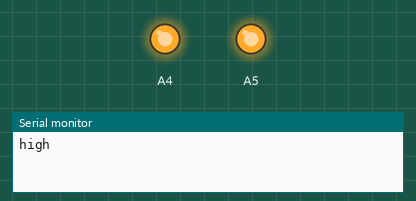
A sketch run on a simulated Arduino Uno, built with avr-gcc and run on an emulated ATmega328P. Parts: output pins drawn as LEDs (lit = HIGH), the last lines printed to the serial monitor.

Above: at 1.5 s.
At 4.5 s:
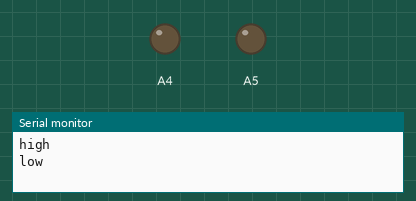
Timing chart, 0 to 7.8 s (numbered marks = the images above):
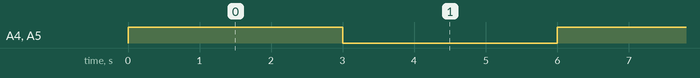

The sketch:

hello_print.ino
```cpp
void setup() {
  // put your setup code here, to run once:
  Serial.begin(9600);
  //  Wire.begin();
  pinMode(A5, OUTPUT);
  pinMode(A4, OUTPUT);
}

void loop() {
  digitalWrite(A4, HIGH);
  digitalWrite(A5, HIGH);
  Serial.println("high");
  delay(3000);
  digitalWrite(A4, LOW);
  digitalWrite(A5, LOW);
  Serial.println("low");
  delay(3000);
}
```

Measured:
- by itself, A4, A5: alternates HIGH for 3.0 s and LOW for 3.0 s
